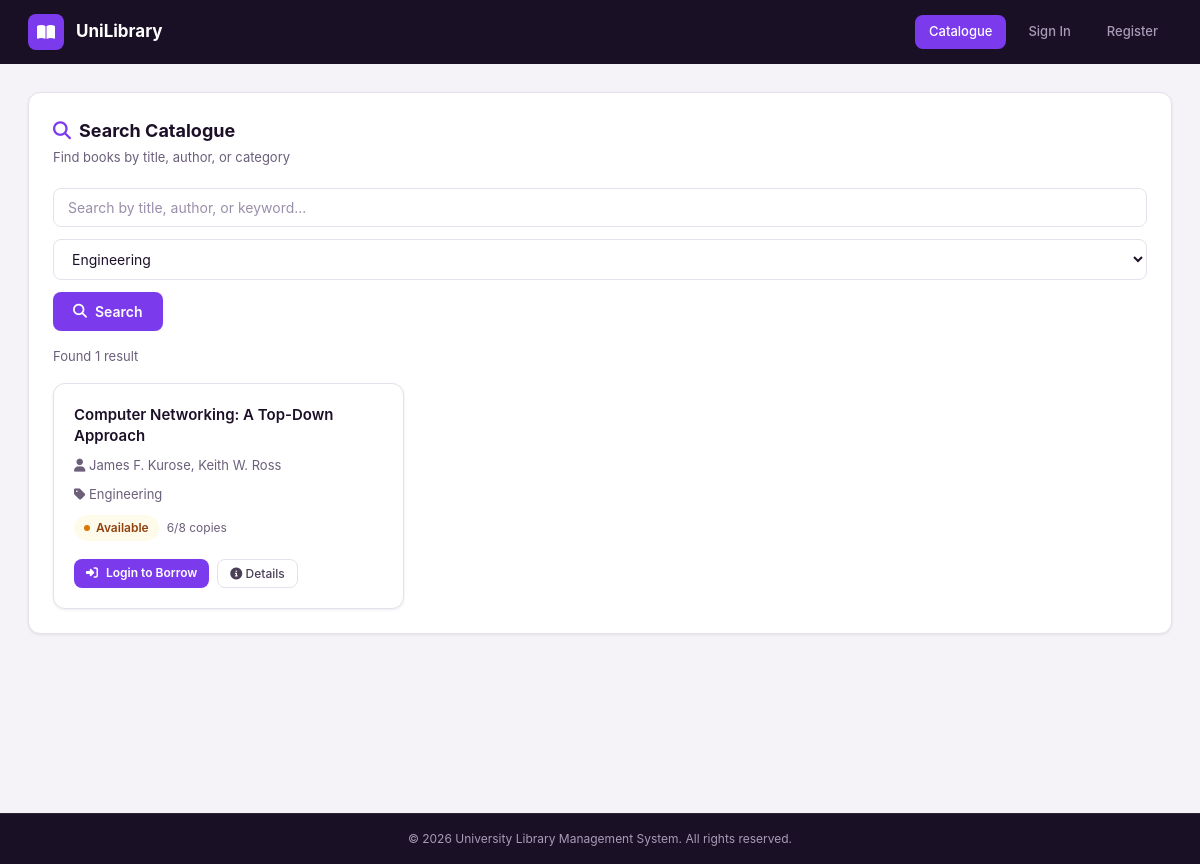
Screenshot of /pages/books/search-books.php?category=2 with the database file from the repository.
### tables this page shows
CREATE TABLE books (
    book_id INT AUTO_INCREMENT PRIMARY KEY,
    title VARCHAR(200) NOT NULL,
    isbn VARCHAR(30) UNIQUE,
    publisher_id INT,
    publish_year YEAR,
    total_copies INT NOT NULL,
    available_copies INT NOT NULL,
    FOREIGN KEY (publisher_id) REFERENCES publishers(publisher_id)
);

### pages/books/search-books.php (the view, shortened to what this page needs)
<?php
require_once dirname(__DIR__, 2) . '/config/bootstrap.php';
$query = trim($_GET['q'] ?? '');
$category = $_GET['category'] ?? 'all';
$isLoggedIn = !empty($_SESSION['user_id']);
$basePath = '../..';
$categories = $pdo->query('SELECT category_id, category_name FROM categories ORDER BY category_name')->fetchAll();
$sql = 'SELECT b.book_id, b.title, b.available_copies, b.total_copies, GROUP_CONCAT(DISTINCT a.author_name SEPARATOR ", ") AS authors, GROUP_CONCAT(DISTINCT c.category_name SEPARATOR ", ") AS categories FROM books b LEFT JOIN book_authors ba ON b.book_id = ba.book_id LEFT JOIN authors a ON ba.author_id = a.author_id LEFT JOIN book_categories bc ON b.book_id = bc.book_id LEFT JOIN categories c ON bc.category_id = c.category_id WHERE 1=1';
$params = [];
if ($category !== 'all') {
    $sql .= ' AND c.category_id = ?';
    $params[] = $category;
}
$sql .= ' GROUP BY b.book_id ORDER BY (b.available_copies > 0) DESC, b.title';
$statement = $pdo->prepare($sql);
$statement->execute($params);
$books = $statement->fetchAll();
?>
<!doctype html>
<html lang="en">
<head>
  <link rel="stylesheet" href="https://cdnjs.cloudflare.com/ajax/libs/font-awesome/6.5.1/css/all.min.css">
  <link rel="stylesheet" href="<?php echo $basePath; ?>/assets/css/style.css">
</head>
<?php if ($isLoggedIn) { ?>
<body class="app-layout">
  <?php
    if (is_admin()) {
      include dirname(__DIR__, 2) . '/partials/sidebar-admin.php';
    } else {
      include dirname(__DIR__, 2) . '/partials/sidebar-student.php';
    }
  ?>
  <div class="main-content">
    <?php include dirname(__DIR__, 2) . '/partials/topbar.php'; ?>
<?php } else { ?>
<body>
  <nav class="public-topbar">
    <a href="<?php echo $basePath; ?>/index.php" class="pub-brand">
      <div class="pub-logo"><i class="fas fa-book-open"></i></div>
      <span>UniLibrary</span>
    </a>
    <div class="pub-nav">
      <a href="search-books.php" class="active">Catalogue</a>
      <a href="../auth/login.php">Sign In</a>
      <a href="../auth/register.php">Register</a>
    </div>
  </nav>
  <div class="main-content" style="margin-left:0">
<?php } ?>
    <div class="content-area">
      <div class="card">
        <div class="card-header">
          <div>
            <h2><i class="fas fa-search" style="color:var(--primary);margin-right:8px"></i>Search Catalogue</h2>
            <p>Find books by title, author, or category</p>
          </div>
        </div>
        <form class="search-form mb-16" method="get" action="search-books.php">
          <input name="q" type="text" placeholder="Search by title, author, or keyword..." value="<?php echo htmlspecialchars($query); ?>">
          <select name="category">
            <?php foreach ($categories as $cat) { ?>
              <option value="<?php echo (int)$cat['category_id']; ?>" <?php echo (string)$cat['category_id'] === (string)$category ? 'selected' : ''; ?>><?php echo htmlspecialchars($cat['category_name']); ?></option>
            <?php } ?>
          </select>
          <button class="btn btn-primary" type="submit"><i class="fas fa-search"></i> Search</button>
        </form>
        <?php if ($query !== '' || $category !== 'all') { ?>
          <div class="text-sm text-muted mb-16">Found <?php echo count($books); ?> result<?php echo count($books) !== 1 ? 's' : ''; ?></div>
        <?php } ?>
        <div class="book-grid">
          <?php foreach ($books as $book) { ?>
            <?php $available = (int)$book['available_copies'] > 0; ?>
            <div class="card book-card<?php echo !$available ? ' book-card-unavailable' : ''; ?>">
              <div class="book-title"><?php echo htmlspecialchars($book['title']); ?></div>
              <div class="book-meta"><i class="fas fa-user"></i> <?php echo htmlspecialchars($book['authors'] ?? 'Unknown'); ?></div>
              <div class="book-meta"><i class="fas fa-tag"></i> <?php echo htmlspecialchars($book['categories'] ?? 'Uncategorised'); ?></div>
              <div class="flex items-center gap-8">
                <span class="badge <?php echo $available ? 'badge-success' : 'badge-danger'; ?>">
                  <span class="badge-dot"></span>
                  <?php echo $available ? 'Available' : 'Checked Out'; ?>
                </span>
                <span class="text-xs text-muted"><?php echo (int)$book['available_copies']; ?>/<?php echo (int)$book['total_copies']; ?> copies</span>
              </div>
              <div class="book-actions">
                <?php if ($isLoggedIn && !is_admin()) { ?>
                  <?php if ($available) { ?>
                    <form method="post" action="search-books.php?q=<?php echo urlencode($query); ?>&category=<?php echo urlencode((string)$category); ?>">
                      <?php echo csrf_field(); ?>
                      <input type="hidden" name="action" value="borrow">
                      <input type="hidden" name="book_id" value="<?php echo (int)$book['book_id']; ?>">
                      <button class="btn btn-primary btn-sm" type="submit"><i class="fas fa-hand-holding"></i> Borrow</button>
                    </form>
                  <?php } else { ?>
                    <form method="post" action="search-books.php?q=<?php echo urlencode($query); ?>&category=<?php echo urlencode((string)$category); ?>">
                      <?php echo csrf_field(); ?>
                      <input type="hidden" name="action" value="reserve">
                      <input type="hidden" name="book_id" value="<?php echo (int)$book['book_id']; ?>">
                      <button class="btn-ghost btn-sm" type="submit"><i class="fas fa-bookmark"></i> Reserve</button>
                    </form>
                  <?php } ?>
                <?php } elseif (!$isLoggedIn) { ?>
                  <a href="../auth/login.php" class="btn btn-primary btn-sm"><i class="fas fa-sign-in-alt"></i> Login to Borrow</a>
                <?php } ?>
                <button class="btn-ghost btn-sm" onclick="goTo('book-details.php?book_id=<?php echo (int)$book['book_id']; ?>')"><i class="fas fa-info-circle"></i> Details</button>
              </div>
            </div>
          <?php } ?>
        </div>
      </div>
    </div>
    <?php include dirname(__DIR__, 2) . '/partials/footer.php'; ?>
  </div>
</body>
</html>

### rows the page displays
books: title "Computer Networking: A Top-Down Approach", authors "James F. Kurose, Keith W. Ross", categories "Engineering", shows "Available", available_copies "6", total_copies "8"

### other values shown
count($books) "1"
form field category "Engineering"
